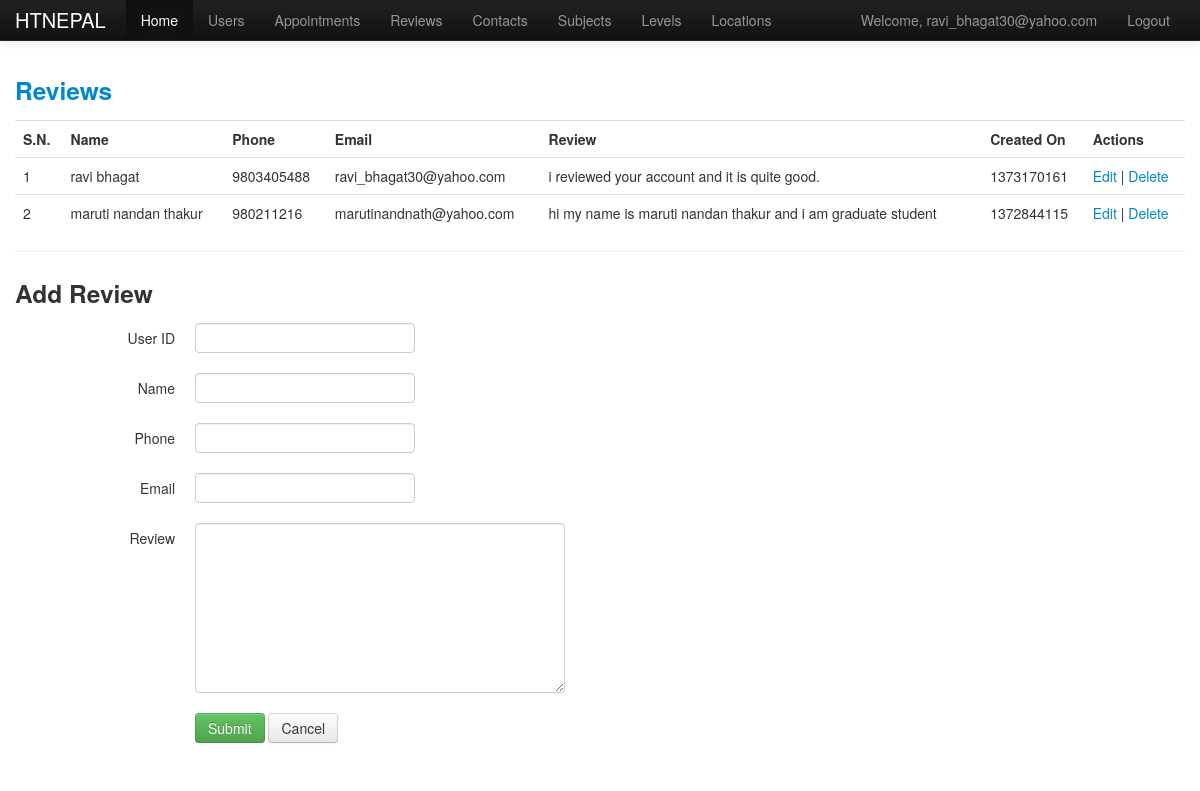
The page /backend/reviews.php (signed in) on the database its author committed.
### tables this page shows
CREATE TABLE IF NOT EXISTS `reviews` (
  `id` int(11) NOT NULL AUTO_INCREMENT,
  `userid` int(11) NOT NULL,
  `name` varchar(255) NOT NULL,
  `phone` varchar(255) NOT NULL,
  `email` varchar(255) NOT NULL,
  `review` text NOT NULL,
  `rating` int(11) NOT NULL,
  `status` int(11) NOT NULL DEFAULT '0',
  `created_at` varchar(255) NOT NULL,
  PRIMARY KEY (`id`)
);

### backend/config.php (called while the page is built, shortened)
<?php
	$protocol = $_SERVER['HTTPS'] == '' ? 'http://' : 'https://';
	$self_url = $protocol . $_SERVER['HTTP_HOST']. $_SERVER['REQUEST_URI'];
?>

### backend/reviews.php (the view, shortened to what this page needs)
<?php
    include "config.php";
	$table = 'reviews';
	$get_all_query = "select * from $table";
	$all_result = mysql_query($get_all_query);
?>
<!DOCTYPE html>
<html lang="en">
  <head>
    <link href="assets/css/bootstrap.css" rel="stylesheet">
    <link href="assets/css/bootstrap-responsive.css" rel="stylesheet">
  </head>
  <body>
 <?php include "navbar.php";?>
    <div class="container">
	<a href="<?php echo $self_url; ?>"><h3>Reviews</h3></a>
	<?php if(mysql_num_rows($all_result)) { ?>
	<table class="table table-hover">
		<tr>
			<th>S.N.</th>
			<th>Name</th>
			<th>Phone</th>
			<th>Email</th>
			<th>Review</th>
			<th>Created On</th>
			<th>Actions</th>
		</tr>
		<?php $i=1; while( $single_row = mysql_fetch_assoc($all_result)) { ?>
			<tr>
				<td><?php echo $i;?></td>
				<td><?php echo $single_row['name']; ?></td>
				<td><?php echo $single_row['phone']; ?></td>
				<td><?php echo $single_row['email']; ?></td>
				<td><?php echo $single_row['review']; ?></td>
                <td><?php echo $single_row['created_at']; ?></td>
				<td>
					<a href="reviews.php?form_action=edit&id=<?php echo $single_row['id'];?>">Edit</a> |
					<a href="reviews.php?form_action=delete&id=<?php echo $single_row ['id'];?>">Delete</a>
				</td>
			</tr>
		<?php $i++; } ?>
		</table>
		<?php } else { ?>
		Sorry !! no data available.
		<?php } ?>
		<hr/>
		<?php include "reviews_form.php"; ?>
    </div>
  </body>
</html>

### backend/reviews.php (style rules this page uses)
body { padding-top: 60px; }

### rows shown on the page
reviews: name "ravi bhagat", phone "9803405488", email "ravi_bhagat30@yahoo.com", review "i reviewed your account and it is quite good.", created_at "1373170161"
reviews: name "maruti nandan thakur", phone "980211216", email "marutinandnath@yahoo.com", review "hi my name is maruti nandan thakur and i am graduate student", created_at "1372844115"

### other values the page prints
$_SESSION['email'] "ravi_bhagat30@yahoo.com"
